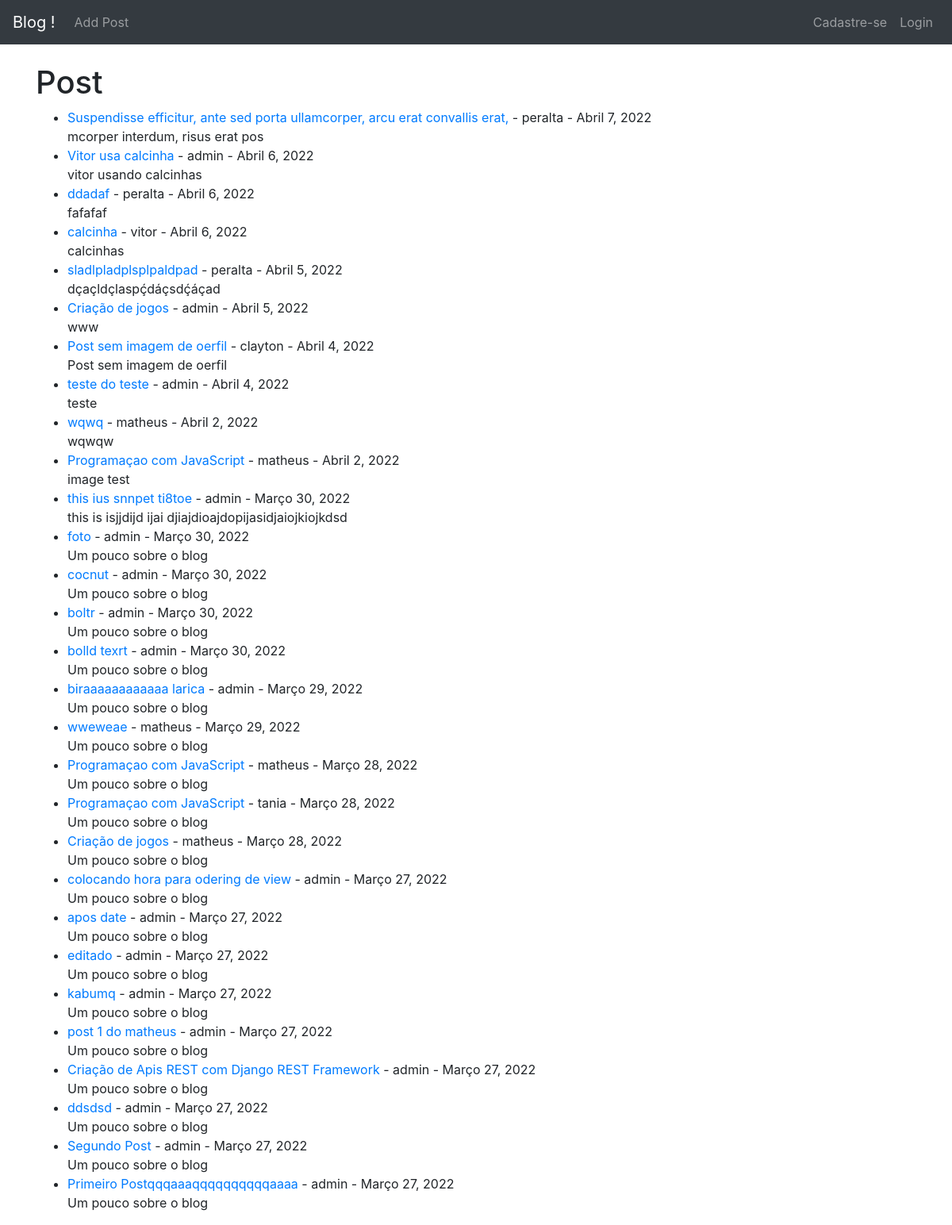
The app's page /, older data.
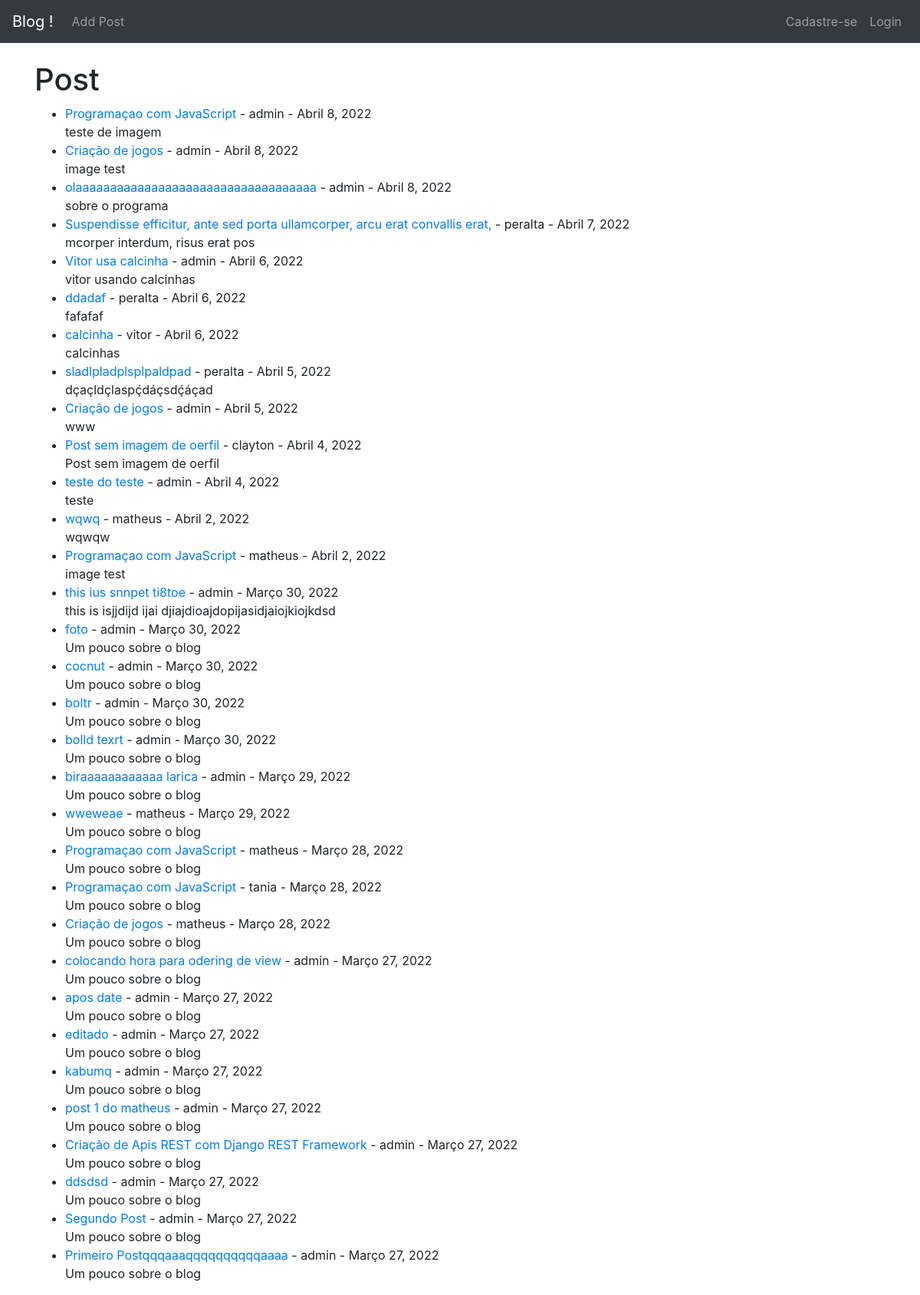
The same page, newer data.
### core/models.py (models this page shows, shortened)
class Base(models.Model):
    criacao = models.DateField('Criação', auto_now_add=True)
    atualizacao = models.DateField('Atualização', auto_now='True')
    hora = models.TimeField('horario', auto_now=True)
    class Meta:
        abstract = True

class Post(Base):
    titulo = models.CharField('Título', max_length=255)
    header_title = StdImageField(null=True, blank=True, upload_to='images/')
    autor = models.ForeignKey(User, default=User, on_delete=models.CASCADE)
    body = RichTextField('Post', blank=True, null=True)
    snippet = models.CharField('Sobre oque é ?', max_length=255)
    likes = models.ManyToManyField(User, related_name='blog_post')

### core/views.py (the view)
# urls.py: path('', IndexView.as_view(), name='index'),
class IndexView(ListView):
    model = Post
    template_name = 'index.html'
    ordering = ['-id']

### core/templates/index.html
{% extends 'base.html' %}
{% block content %}
<h1>Post</h1>
<ul>
{% for post in object_list %}
    <li><a href="{% url 'post_detail' post.pk %}">{{ post.titulo }}</a> - {{ post.autor }} - {{ post.criacao }} <br/body>
    {{ post.snippet }}</li>
{% endfor %}
</ul>
{% endblock %}

### core/templates/base.html (shortened to what this page needs)
<!DOCTYPE html>
<html lang="pt-br">
  <head>
    <link rel="stylesheet" href="https://stackpath.bootstrapcdn.com/bootstrap/4.1.3/css/bootstrap.min.css">
  </head>
  <body>
    <nav class="navbar navbar-expand-lg navbar-dark bg-dark">
  <a class="navbar-brand" href="{% url 'index' %}">Blog !</a>
  <div class="collapse navbar-collapse" id="conteudoNavbarSuportado">
      {% if user.is_authenticated %}
      <ul class="navbar-nav mr-auto">
        <li class="nav-item">
          <a class="nav-link" href="{% url 'add_post' %}">Add Post</a>
        </li>
      </ul>
      <ul class="navbar-nav ml-auto">
        <li class="nav-item dropdown">
          <a class="nav-link dropdown-toggle" data-toggle="dropdown" href="#" role="button" aria-haspopup="true" aria-expanded="false">{{ user.username }}</a>
          <div class="dropdown-menu">
            {% if user.profile.id %}
            <a class="dropdown-item" href="{% url 'show_profile_page' user.profile.id %}">Profile</a>
            <a class="dropdown-item" href="{% url 'edit_profile_page' user.profile.id %}">Profile edit</a>
            {% else %}
            <a class="dropdown-item" href="{% url 'create_profile_page' %}">Create Profile</a>
            {% endif %}
            <a class="dropdown-item" href="{% url 'edit_profile' %}">Settings</a>
            <div class="dropdown-divider"></div>
            <a class="dropdown-item" href="{% url 'logout' %}">Logout</a>
          </div>
        </li>
        <li class="nav-item">
          <a class="nav-link" href="#"></a>
        </li>
        <li class="nav-item">
          <a class="nav-link" href="#"></a>
        </li>
        <li class="nav-item">
          <a class="nav-link" href="#"></a>
        </li>
        <li class="nav-item">
          <a class="nav-link" href="#"></a>
        </li>
        <li class="nav-item">
          <a class="nav-link" href="#"></a>
        </li>
        <li class="nav-item">
          <a class="nav-link" href="#"></a>
        </li>
      </ul>
        {% else %}
        <ul class="navbar-nav mr-auto">
        <li class="nav-item">
          <a class="nav-link" href="{% url 'login' %}">Add Post</a>
        </li>
      </ul>
      <ul class="navbar-nav ml-auto">
        <li class="nav-item">
          <a class="nav-link" href="{% url 'registro' %}">Cadastre-se</a>
        </li>
        <li class="nav-item">
          <a class="nav-link" href="{% url 'login' %}">Login</a>
        </li>
        </ul>
      {% endif %}
  </div>
</nav>
    <br>
    <div class="container">
      {% block content %}
      {% endblock %}
    </div>
  </body>
</html>

Row changes from the older to the newer data that the page shows:
added Post: titulo "Programaçao com JavaScript", autor "admin", criacao "Abril 8, 2022", snippet "teste de imagem"
added Post: titulo "Criação de jogos", autor "admin", criacao "Abril 8, 2022", snippet "image test"
added Post: titulo "olaaaaaaaaaaaaaaaaaaaaaaaaaaaaaaaaaaa", autor "admin", criacao "Abril 8, 2022", snippet "sobre o programa"
